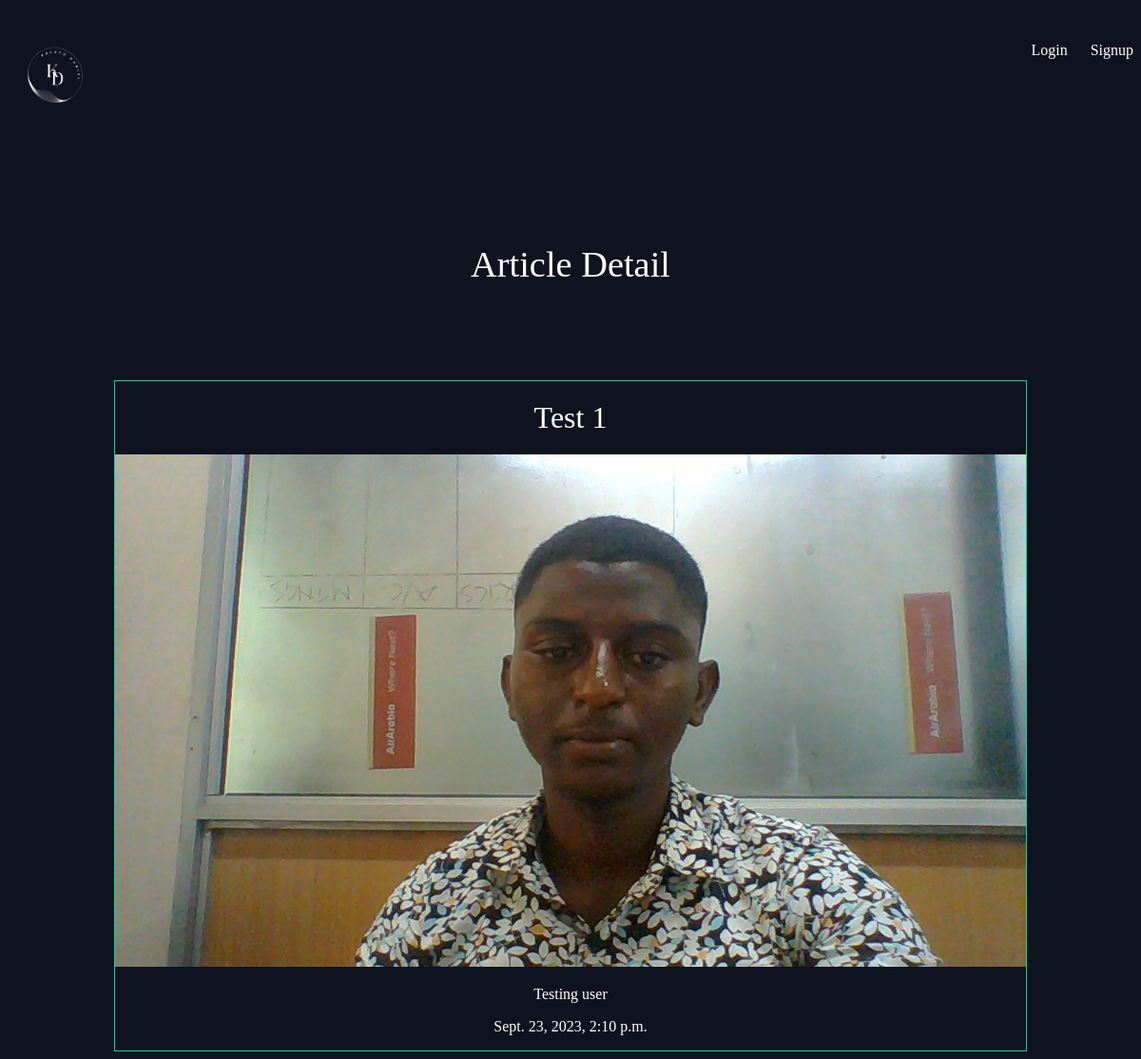
Page /articles/tst/ on the committed database.
### articles/models.py (models this page shows, shortened)
class Article(models.Model):
    title = models.CharField(max_length=100)
    slug = models.SlugField()
    body = models.TextField()
    date = models.DateTimeField(auto_now_add=True)
    thumb = models.ImageField(default="default.png", blank=True)
    author = models.ForeignKey(User, default=None, on_delete=models.CASCADE)

### articles/views.py (the view)
# urls.py: path('<slug>/', article_detail, name='detail'),
def article_detail(request, slug):
    article = Article.objects.get(slug=slug)
    return render(request, 'articles/article_detail.html', {"article":article})

### articles/templates/articles/article_detail.html
{% extends 'base.html' %}
{% block content %}
    <h1>Article Detail</h1>
    <div class="article_detail">
        <div class="article">
            <h2>{{ article.title }}</h2>
            <img src="..{{ article.thumb.url }}" width=100%>
            <p>{{ article.body }}</p>
            <p>{{ article.date }}</p>
        </div>
    </div>
{% endblock %}

### articles/static/css/styles.css (style rules this page uses)
body { background-color: #0f121f; background-image: url(../img/star.jpg); background-repeat: no-repeat; color: #fff; }
h1, h2, h3, h4, h5 { font-weight: normal; margin: 0; }
.wrapper h1 { text-align: center; margin: 100px auto; font-size: 2.4em; }
.article { padding: 10px; border: 1px solid #00dba0; position: relative; padding-bottom: 40px; }
.article h2 { font-size: 1.2em; }
.article_detail .article { padding: 0; }
.article_detail .article h2 { text-align: center; margin: 20px auto; font-size: 2em; }
.article_detail .article p { text-align: center; }

### rows in the picture
Article: title "Test 1", thumb (picture), body "Testing user", date "Sept. 23, 2023, 2:10 p.m."
